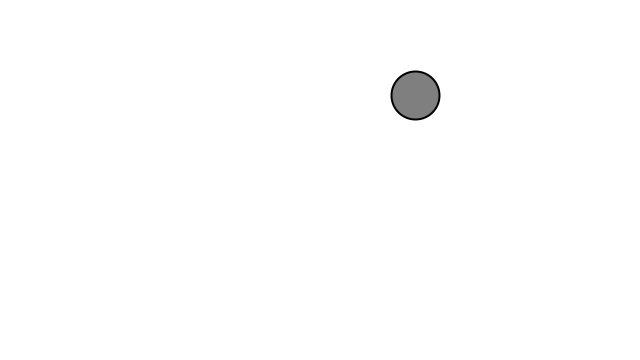
Frame 1 (no input)
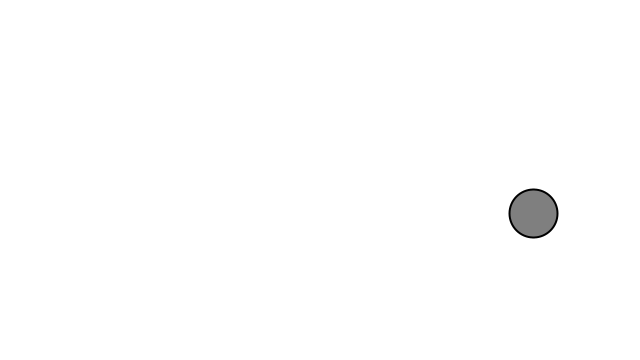
Frame 60 (the mouse pressed at the canvas centre just before this capture)
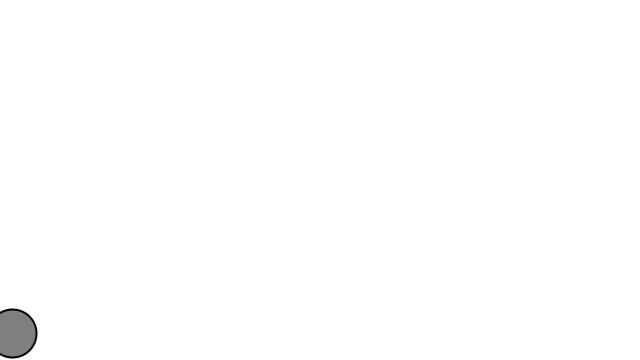
Frame 120 (the mouse held since frame 60 and released just before this capture)

The Processing sketch that drew these frames (run headless with seeded random() and noise(); from frame 60 on, the mouse is pressed at the canvas centre):

// Processing sketch: NOC_1_7_motion101
// ── NOC_1_7_motion101.pde
// hand-copying
// NOC_1_7_motion101.pde

Mover mover;

void setup() {
  size(640, 360);
  mover = new Mover();
}

void draw() {
  background(255);
  
  mover.update();
  mover.checkEdge();
  mover.display();
}

// ── Mover.pde
// hand-copying
// Mover.pde

class Mover {
  PVector position;
  PVector velocity;
  
  Mover() {
    position = new PVector(random(width), random(height));
    velocity = new PVector(random(2, -2), random(2, -2));
  }
  
  void update() {
    position.add(velocity);
  }
  
  void display() {
    stroke(0);
    strokeWeight(2);
    fill(127);
    ellipse(position.x, position.y, 48, 48);
  }
  
  void checkEdge() {
    if (position.x > width) {
      position.x = 0;
    } else if (position.x < 0) {
      position.x = width;
    }
    
    if (position.y > height) {
      position.y = 0;
    } else if (position.y < 0) {
      position.y = height;
    }
  }
}
